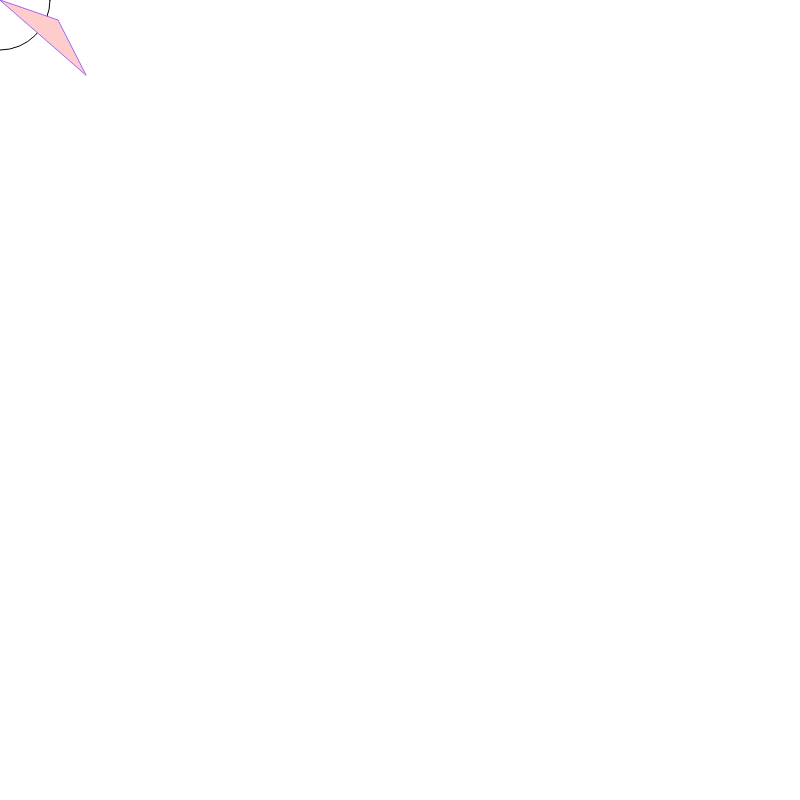
Frame 1 (no input)
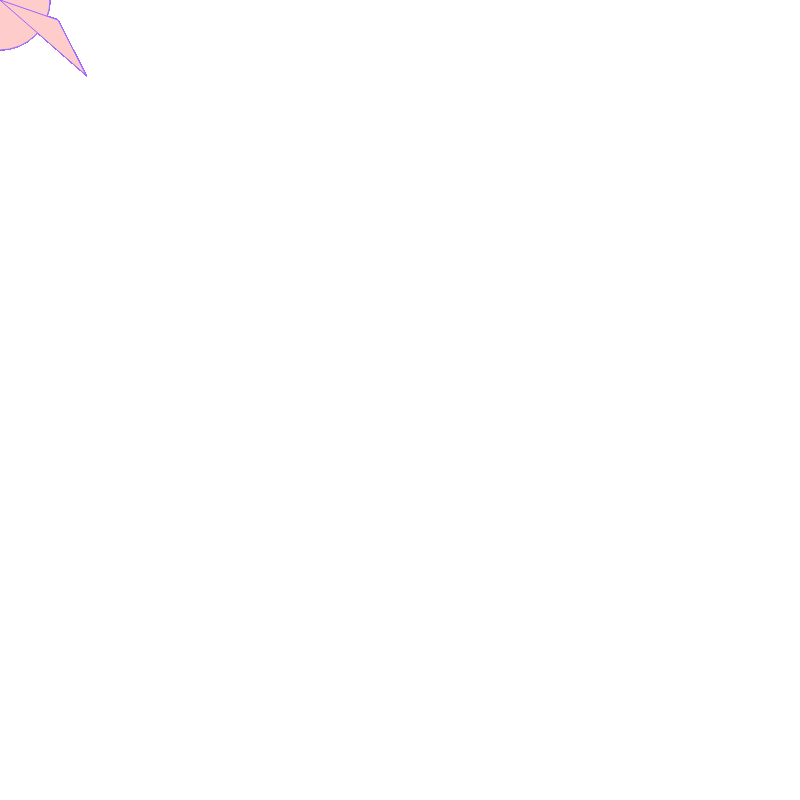
Frame 60 (no input)
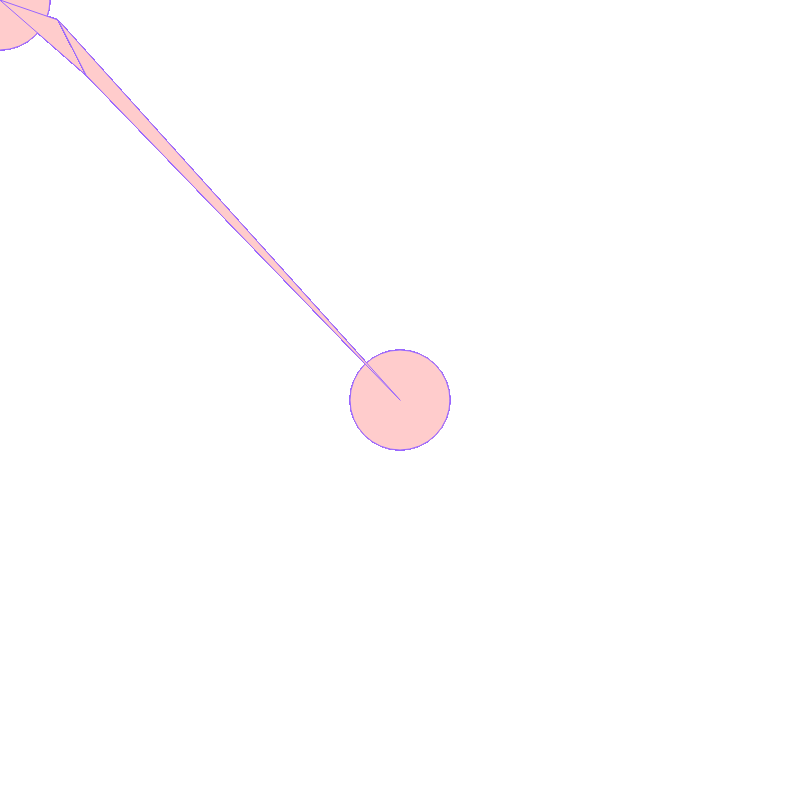
Frame 120 (the mouse pressed at the canvas centre since frame 60)

The p5.js sketch that drew these frames (run headless with seeded random() and noise() and a simulated clock; from frame 60 on, the mouse is pressed at the canvas centre):

// p5.js sketch
// ── sketch.js
function setup() { 
  createCanvas( 800 , 800 );
}

function draw() {
  ellipse( mouseX, mouseY , 100 , 100 );
  fill( 255 , 204 , 204 );
  stroke( 153 , 102 , 255 );
  triangle( mouseX , mouseY , 58 , 20 , 86 , 75 );
}
